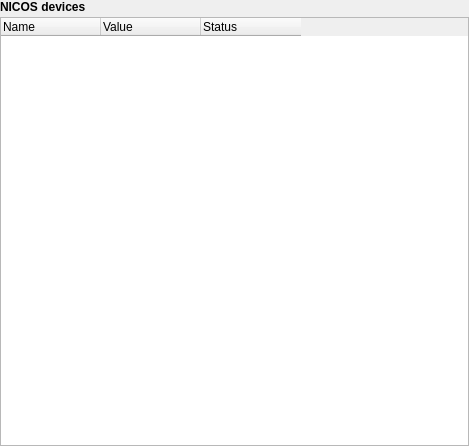
<?xml version="1.0" encoding="UTF-8"?>
<ui version="4.0">
 <class>Form</class>
 <widget class="QWidget" name="Form">
  <property name="geometry">
   <rect>
    <x>0</x>
    <y>0</y>
    <width>469</width>
    <height>446</height>
   </rect>
  </property>
  <property name="windowTitle">
   <string>Form</string>
  </property>
  <layout class="QVBoxLayout" name="verticalLayout">
   <property name="margin">
    <number>0</number>
   </property>
   <item>
    <layout class="QVBoxLayout" name="outViewLayout">
     <property name="spacing">
      <number>3</number>
     </property>
     <property name="margin">
      <number>0</number>
     </property>
     <item>
      <widget class="QLabel" name="label_3">
       <property name="font">
        <font>
         <weight>75</weight>
         <bold>true</bold>
         <strikeout>false</strikeout>
         <kerning>true</kerning>
        </font>
       </property>
       <property name="text">
        <string>NICOS devices</string>
       </property>
       <property name="alignment">
        <set>Qt::AlignLeading|Qt::AlignLeft|Qt::AlignVCenter</set>
       </property>
      </widget>
     </item>
     <item>
      <widget class="QTreeWidget" name="tree">
       <property name="contextMenuPolicy">
        <enum>Qt::CustomContextMenu</enum>
       </property>
       <property name="alternatingRowColors">
        <bool>true</bool>
       </property>
       <property name="selectionMode">
        <enum>QAbstractItemView::NoSelection</enum>
       </property>
       <attribute name="headerVisible">
        <bool>true</bool>
       </attribute>
       <attribute name="headerMinimumSectionSize">
        <number>0</number>
       </attribute>
       <attribute name="headerStretchLastSection">
        <bool>false</bool>
       </attribute>
       <column>
        <property name="text">
         <string>Name</string>
        </property>
       </column>
       <column>
        <property name="text">
         <string>Value</string>
        </property>
       </column>
       <column>
        <property name="text">
         <string>Status</string>
        </property>
       </column>
      </widget>
     </item>
    </layout>
   </item>
  </layout>
  <action name="actionMove">
   <property name="icon">
    <iconset resource="../../../../../resources/nicos-gui.qrc">
     <normaloff>:/jump</normaloff>:/jump</iconset>
   </property>
   <property name="text">
    <string>Move...</string>
   </property>
  </action>
  <action name="actionReset">
   <property name="text">
    <string>Reset</string>
   </property>
  </action>
  <action name="actionFix">
   <property name="text">
    <string>Fix...</string>
   </property>
  </action>
  <action name="actionRelease">
   <property name="text">
    <string>Release</string>
   </property>
  </action>
  <action name="actionStop">
   <property name="icon">
    <iconset resource="../../../../../resources/nicos-gui.qrc">
     <normaloff>:/emergency</normaloff>:/emergency</iconset>
   </property>
   <property name="text">
    <string>Stop</string>
   </property>
  </action>
  <action name="actionHelp">
   <property name="text">
    <string>Help</string>
   </property>
  </action>
  <action name="actionPlotHistory">
   <property name="icon">
    <iconset resource="../../../../../resources/nicos-gui.qrc">
     <normaloff>:/find</normaloff>:/find</iconset>
   </property>
   <property name="text">
    <string>Plot history...</string>
   </property>
  </action>
 </widget>
 <resources>
  <include location="../../../../../resources/nicos-gui.qrc"/>
 </resources>
 <connections/>
</ui>
